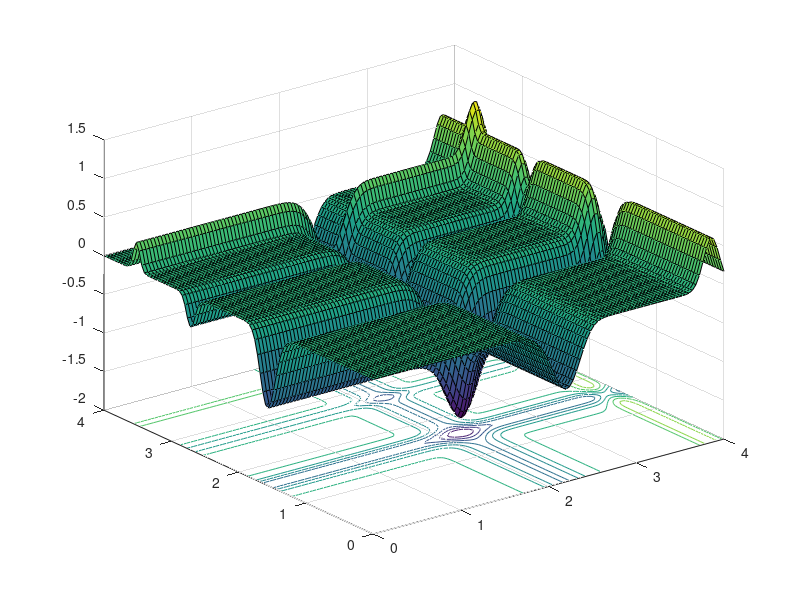
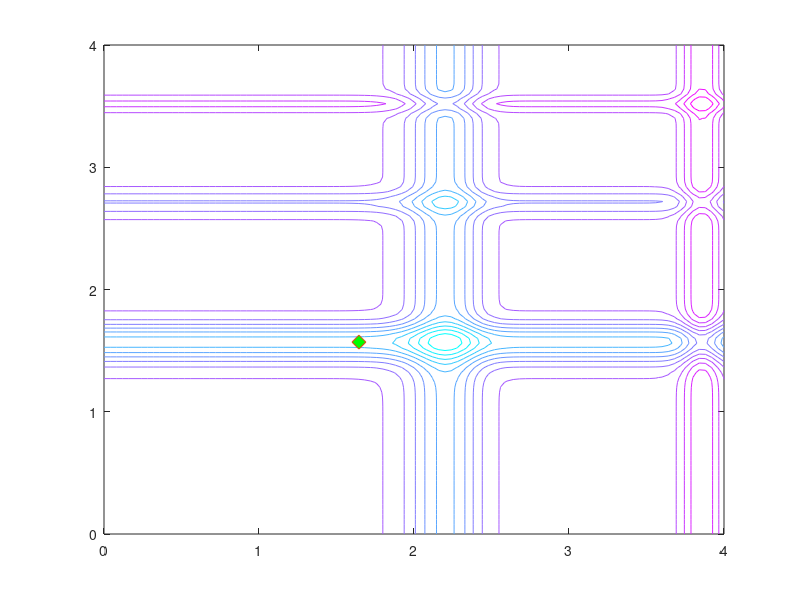

These charts were generated, in order, by the following MATLAB code:
% ============================================================= % 
% Files of the Matlab programs included in the book:            %
%     Xin-She Yang, Nature-Inspired Metaheuristic Algorithms,   %
%     Second Edition, Luniver Press, (2010).   www.luniver.com  %
% ============================================================= %   
% The Accelerated Particle Swarm Optimization:                  %              
% For detail, section Chapter 5 (section 5.3) in the book by    %
% Xin-She Yang, Nature-Inspired Metaheuristic Algorithms,       %
% First Edition, Luniver Press, (2008). Also in Chapter 8       %
% (section 8.3, page 65) of the second edition (2010).          %
% ------------------------------------------------------------- %
% =============================================================
% Usage: apso(number_of_particles,timesteps)
%  eg:   best=apso(20,10);
%  where best=[xbest ybest zbest]  %a n by 3 matrix
% ------------------------------------------------------------- 
function [best]=apso(n,timesteps)
% n=number of particles 
% timesteps=total number of time steps
if nargin<2,   timesteps=15;  end
if nargin<1,   n=20;         end
% -------------------------------------------------------------
% Michalewicz Function f*=-1.8013 at [2.20319, 1.57049]
funstr='-sin(x)*(sin(x^2/pi))^20-sin(y)*(sin(2*y^2/pi))^20';
f=inline(vectorize(funstr));
% Lb=[xmin  ymin] and Ub=[xmax ymax];
Lb=[0 0]; Ub=[4 4]; 
% -------------------------------------------------------------                                
% Setting  parameters alpha, beta
% Randomization amplitude of roaming particles alpha=[0,1]
% alpha=gamma^t=0.7^t;
% Speed of convergence (0->1)=(slow->fast); % beta=0.5 
beta=0.5;
% -------------------------------------------------------------
% Grid values for show the topology of the function 
% to be optimized. For display only, not used for optimization.
Ngrid=100; % Ngrid=100;
dx=(Ub(1)-Lb(1))/Ngrid;
dy=(Ub(2)-Lb(2))/Ngrid;
[x,y]=meshgrid(Lb(1):dx:Ub(1),Lb(2):dy:Ub(2));
% get the shape of the function
% you can define any function to be optimized in 'fun(x,y)'
% funflag=1 or 2 or 3 choose a function from a list
z=f(x,y);
% Display the shape of the function to be optimized
figure(1);
surfc(x,y,z); 
% -----------------------------------------------------------
best=zeros(timesteps,3); 
% ===========================================================
% ------------- Start Particle Swarm Optimization -----------
% generating the initial locations of n particles
[xn,yn]=init_pso(n,Lb,Ub);
% Display the paths of particles in a figure with  
% contours of the function to be optimized 
   figure(2);
% Time-marching or iterations 
for i=1:timesteps,     %%%%% start time-stepping
   % Show the contour of the function 
  contour(x,y,z,15); hold on;
  colormap cool;
% Find the current best location (xo,yo)
zn=f(xn,yn);
zn_min=min(zn);
xo=min(xn(zn==zn_min));
yo=min(yn(zn==zn_min));
zo=min(zn(zn==zn_min));
% Trace the paths of all roaming particles 
% Display these roaming particles
plot(xn,yn,'.',xo,yo,'d','markersize',10,'markerfacecolor','g');
% The accelerated PSO alpha=alpha_0* gamma^t with alpha_0=1
  gamma=0.7; alpha=gamma.^i;
% Move all particle to new locations  
  [xn,yn]=pso_moving(xn,yn,xo,yo,alpha,beta,Lb,Ub);  
  drawnow;
  
% If you keep "hold on", then the paths of particles are displayed 
	hold off;
% History
   best(i,1)=xo; best(i,2)=yo; best(i,3)=zo;
% Output the results (xo,yo) to screen
   str=strcat('Best estimates: =',num2str([xo yo]));
   str=strcat(str,'  fmin='); str=strcat(str,num2str(best(i,3)));
   str=strcat(str,'  Iteration='); str=strcat(str,num2str(i));
   disp(str);
end   %%%%% end of time-stepping
% Postprocessing & display best
bestsolution=best(end,1:2)
fmin=best(end,3)
% -----------------------------------------------------------------
% All subfunctions are listed here 
% -----------------------------------------------------------------
% Intial locations of particles
function [xn,yn]=init_pso(n,Lb,Ub)
xn=rand(1,n)*(Ub(1)-Lb(1))+Lb(1);
yn=rand(1,n)*(Ub(2)-Lb(1))+Lb(2);
% Move all the particles toward (xo,yo)
function [xn,yn]=pso_moving(xn,yn,xo,yo,alpha,beta,Lb,Ub)
% Get the number of particles
nn=size(yn,2);
xn=xn.*(1-beta)+xo.*beta+alpha.*randn(1,nn);
yn=yn.*(1-beta)+yo.*beta+alpha.*randn(1,nn);
[xn,yn]=findrange(xn,yn,Lb,Ub);
% Make sure the particles are not outside of the range
function [xn,yn]=findrange(xn,yn,Lb,Ub)
nn=length(yn);
for i=1:nn,
   if xn(i)<=Lb(1), xn(i)=Lb(1); end
   if xn(i)>=Ub(1), xn(i)=Ub(1); end
   if yn(i)<=Lb(2), yn(i)=Lb(2); end
   if yn(i)>=Ub(2), yn(i)=Ub(2); end
end
% End of the APSO -------------------------------------------------
